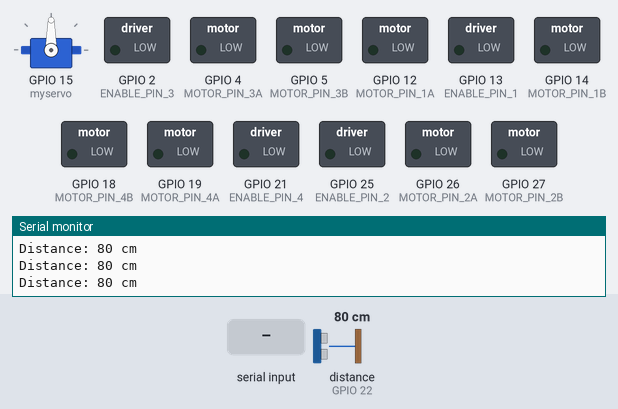
A sketch run on a simulated ESP32. Parts: servo, switched loads named in the sketch (green lamp = pin HIGH), the last lines printed to the serial monitor. Wiring (inferred from the names in the program): ultrasonic range finder: trigger GPIO 23; echo GPIO 22. The test bench sets the inputs (shaded band); at power-on: distance to the obstacle (sensor on GPIO 22) 80 cm. The echo pulse lasts 58.3 µs per cm; nothing arrives over Bluetooth unless stated; pins used as bus, display or sensor lines are not drawn.

Above: at 1.2 s.
1.3 s: "w" received over the second serial link
At 2.6 s:
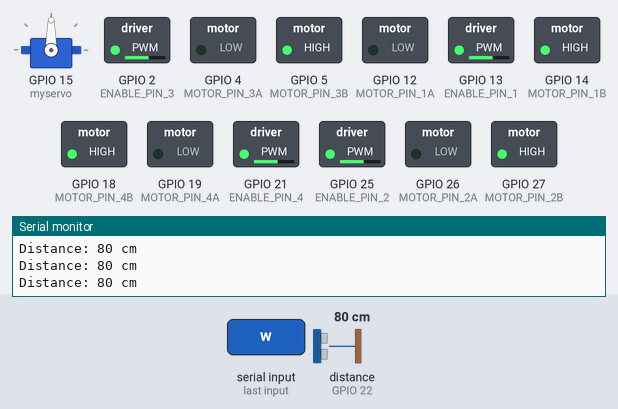
3.3 s: distance to the obstacle (sensor on GPIO 22) set to 22 cm
4.8 s: distance to the obstacle (sensor on GPIO 22) set to 17 cm
At 6.1 s:
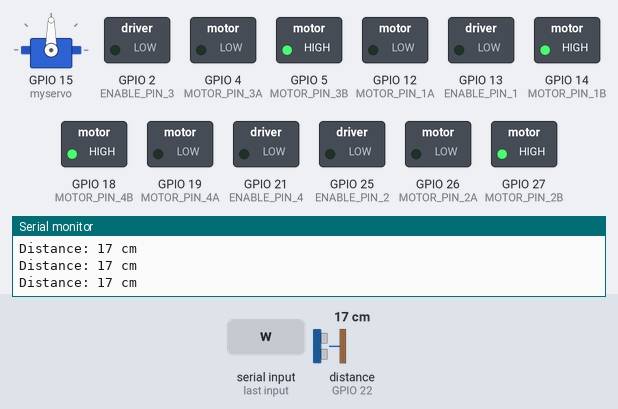
6.4 s: "s" received over the second serial link
At 7.8 s:
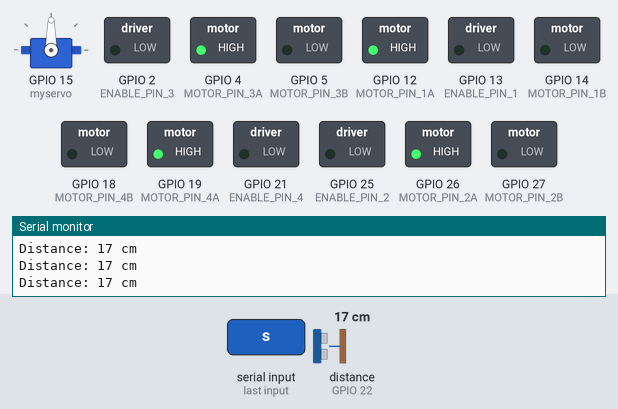
8.6 s: "a" received over the second serial link
At 10.4 s:
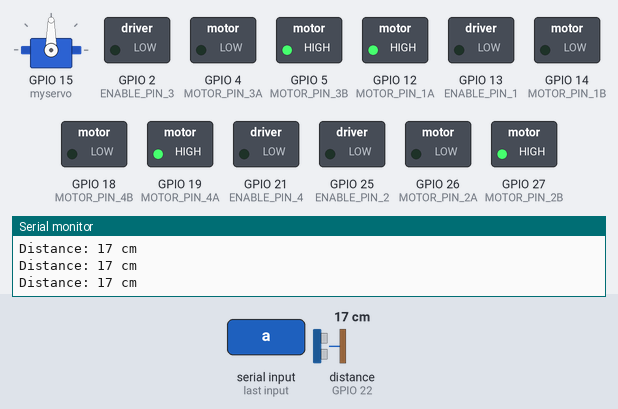
10.7 s: "d" received over the second serial link
At 11.8 s:
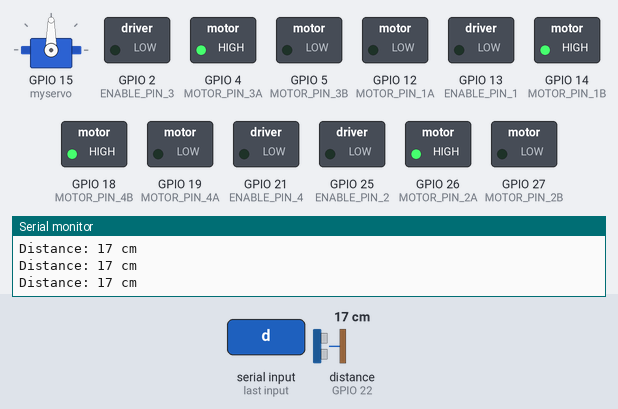
Timing chart, 0 to 13.7 s (numbered marks = the images above; inputs shaded):
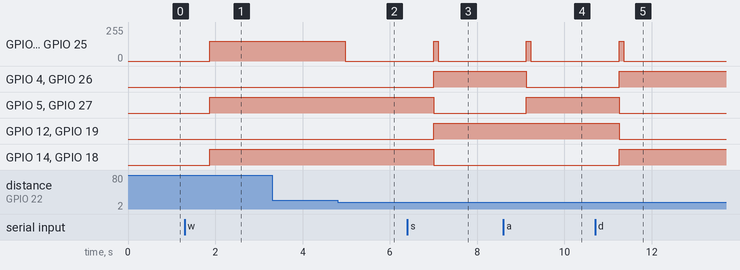

The sketch:

Robot.ino
```cpp
#include <Arduino.h>
#include <driver/ledc.h>
#include <Wire.h>
#include <ESP32Servo.h>
#include "BluetoothSerial.h"

BluetoothSerial BT;

//Servo y sensor
Servo myservo;

#define echoPin1 22
#define trigPin1 23

// Define motor pins
#define ENABLE_PIN_1 13
#define MOTOR_PIN_1A 12
#define MOTOR_PIN_1B 14

#define ENABLE_PIN_2 25
#define MOTOR_PIN_2A 26
#define MOTOR_PIN_2B 27

#define ENABLE_PIN_3 2
#define MOTOR_PIN_3A 4
#define MOTOR_PIN_3B 5

#define ENABLE_PIN_4 21
#define MOTOR_PIN_4A 19
#define MOTOR_PIN_4B 18

#define MAX_SPEED 190

#define LEDC_TIMER_FREQ 5000
#define LEDC_TIMER_RESOLUTION 8

// Define motor states
bool motorsRunning = false;

long duration, distance;

void setup() {
  //Sensor and Servo
  Serial.begin(115200);
  pinMode(trigPin1, OUTPUT);
  pinMode(echoPin1, INPUT);
  myservo.attach(15);

  // Set pins and initialize PWM
  pinMode(ENABLE_PIN_1, OUTPUT);
  pinMode(ENABLE_PIN_2, OUTPUT);
  pinMode(ENABLE_PIN_3, OUTPUT);
  pinMode(ENABLE_PIN_4, OUTPUT);
  pinMode(MOTOR_PIN_1A, OUTPUT);
  pinMode(MOTOR_PIN_1B, OUTPUT);
  pinMode(MOTOR_PIN_2A, OUTPUT);
  pinMode(MOTOR_PIN_2B, OUTPUT);
  pinMode(MOTOR_PIN_3A, OUTPUT);
  pinMode(MOTOR_PIN_3B, OUTPUT);
  pinMode(MOTOR_PIN_4A, OUTPUT);
  pinMode(MOTOR_PIN_4B, OUTPUT);

  // SET PWM
  ledcSetup(0, LEDC_TIMER_FREQ, LEDC_TIMER_RESOLUTION);
  ledcAttachPin(ENABLE_PIN_1, 0);
  ledcAttachPin(ENABLE_PIN_2, 0);
  ledcAttachPin(ENABLE_PIN_3, 0);
  ledcAttachPin(ENABLE_PIN_4, 0);

  // START MOTORS
  ledcWrite(0, 0);
  ledcWrite(1, 0);
  ledcWrite(2, 0);
  ledcWrite(3, 0);

  BT.begin("ESP32_Motor_Control");
}

void Forward(int SPD) {
  // MOTOR 1
  digitalWrite(MOTOR_PIN_1A, LOW);
  digitalWrite(MOTOR_PIN_1B, HIGH);
  ledcWrite(0, SPD);

  // MOTOR 2
  digitalWrite(MOTOR_PIN_2A, LOW);
  digitalWrite(MOTOR_PIN_2B, HIGH);
  ledcWrite(1, SPD);

  // MOTOR 3
  digitalWrite(MOTOR_PIN_3A, LOW);
  digitalWrite(MOTOR_PIN_3B, HIGH);
  ledcWrite(2, SPD);

  // MOTOR 4
  digitalWrite(MOTOR_PIN_4A, LOW);
  digitalWrite(MOTOR_PIN_4B, HIGH);
  ledcWrite(3, SPD);
}

void Backward(int SPD) {
  // MOTOR 1
  digitalWrite(MOTOR_PIN_1A, HIGH);
  digitalWrite(MOTOR_PIN_1B, LOW);
  ledcWrite(0, SPD);

  // MOTOR 2
  digitalWrite(MOTOR_PIN_2A, HIGH);
  digitalWrite(MOTOR_PIN_2B, LOW);
  ledcWrite(1, SPD);

  // MOTOR 3
  digitalWrite(MOTOR_PIN_3A, HIGH);
  digitalWrite(MOTOR_PIN_3B, LOW);
  ledcWrite(2, SPD);

  // MOTOR 4
  digitalWrite(MOTOR_PIN_4A, HIGH);
  digitalWrite(MOTOR_PIN_4B, LOW);
  ledcWrite(3, SPD);
}

void Right(int SPD) {
  // MOTOR 1
  digitalWrite(MOTOR_PIN_1A, LOW);
  digitalWrite(MOTOR_PIN_1B, HIGH);
  ledcWrite(0, SPD);

  // MOTOR 2
  digitalWrite(MOTOR_PIN_2A, HIGH);
  digitalWrite(MOTOR_PIN_2B, LOW);
  ledcWrite(1, SPD);

  // MOTOR 3
  digitalWrite(MOTOR_PIN_3A, HIGH);
  digitalWrite(MOTOR_PIN_3B, LOW);
  ledcWrite(2, SPD);

  // MOTOR 4
  digitalWrite(MOTOR_PIN_4A, LOW);
  digitalWrite(MOTOR_PIN_4B, HIGH);
  ledcWrite(3, SPD);
}

void Left(int SPD) {
  // MOTOR 1
  digitalWrite(MOTOR_PIN_1A, HIGH);
  digitalWrite(MOTOR_PIN_1B, LOW);
  ledcWrite(0, SPD);

  // MOTOR 2
  digitalWrite(MOTOR_PIN_2A, LOW);
  digitalWrite(MOTOR_PIN_2B, HIGH);
  ledcWrite(1, SPD);

  // MOTOR 3
  digitalWrite(MOTOR_PIN_3A, LOW);
  digitalWrite(MOTOR_PIN_3B, HIGH);
  ledcWrite(2, SPD);

  // MOTOR 4
  digitalWrite(MOTOR_PIN_4A, HIGH);
  digitalWrite(MOTOR_PIN_4B, LOW);
  ledcWrite(3, SPD);
}

void RotateR(int SPD) {
  // MOTOR 1
  digitalWrite(MOTOR_PIN_1A, LOW);
  digitalWrite(MOTOR_PIN_1B, HIGH);
  ledcWrite(0, SPD);

  // MOTOR 2
  digitalWrite(MOTOR_PIN_2A, HIGH);
  digitalWrite(MOTOR_PIN_2B, LOW);
  ledcWrite(1, SPD);

  // MOTOR 3
  digitalWrite(MOTOR_PIN_3A, LOW);
  digitalWrite(MOTOR_PIN_3B, HIGH);
  ledcWrite(2, SPD);

  // MOTOR 4
  digitalWrite(MOTOR_PIN_4A, HIGH);
  digitalWrite(MOTOR_PIN_4B, LOW);
  ledcWrite(3, SPD);
}
void Stop(){
  ledcWrite(0,0);
  ledcWrite(1,0);
  ledcWrite(2,0);
  ledcWrite(3,0);
}

void RotateL(int SPD) {
  // MOTOR 1
  digitalWrite(MOTOR_PIN_1A, HIGH);
  digitalWrite(MOTOR_PIN_1B, LOW);
  ledcWrite(0, SPD);

  // MOTOR 2
  digitalWrite(MOTOR_PIN_2A, LOW);
  digitalWrite(MOTOR_PIN_2B, HIGH);
  ledcWrite(1, SPD);

  // MOTOR 3
  digitalWrite(MOTOR_PIN_3A, HIGH);
  digitalWrite(MOTOR_PIN_3B, LOW);
  ledcWrite(2, SPD);

  // MOTOR 4
  digitalWrite(MOTOR_PIN_4A, LOW);
  digitalWrite(MOTOR_PIN_4B, HIGH);
  ledcWrite(3, SPD);
}

int pos = 0;
int object = 0;

void loop() {
  digitalWrite(trigPin1, LOW);
  delayMicroseconds(2);
  digitalWrite(trigPin1, HIGH);
  delayMicroseconds(10);
  digitalWrite(trigPin1, LOW);

  duration = pulseIn(echoPin1, HIGH);
  distance = duration / 58.2;

  Serial.print("Distance: ");
  Serial.print(distance);
  Serial.println(" cm");
  delay(100);

  if (distance < 20 && object == 0) {
    Stop();
    object = 1;
  }

  if (BT.available()) {
    char command = BT.read();
    switch (command) {
      case 'w':
        object = 0;
        Stop();
        delay(500);
        Forward(150);  // Cambié el valor de 255 a 50
        break;

      case 's':
        object = 0;
        Stop();
        delay(500);
        Backward(150);  // Cambié el valor de 255 a 50
        break;

      case 'a':
        object = 0;
        Stop();
        delay(500);
        Left(150);  // Cambié el valor de 255 a 50
        break;

      case 'd':
        object = 0;
        Stop();
        delay(500);
        Right(150);  // Cambié el valor de 255 a 50
        break;

      case 'x':
        Stop();
        break;

      case 'l':
        object = 0;
        Stop();
        delay(500);
        RotateL(150);  // Cambié el valor de 200 a 50
        break;

      case 'r':
        object = 0;
        Stop();
        delay(500);
        RotateR(150);  // Cambié el valor de 200 a 50
        break;
    }
  }
}
```

Measured:
- the behaviour switches between 20 and 19 cm on distance to the obstacle (sensor on GPIO 22) (found by bisection; images 1 and 2)
- after the input at 1.3 s, GPIO 2 (ENABLE_PIN_3), GPIO 13 (ENABLE_PIN_1), GPIO 21 (ENABLE_PIN_4), GPIO 25 (ENABLE_PIN_2): 0/255 → 149/255 after 0.57 s; GPIO 5 (MOTOR_PIN_3B), GPIO 14 (MOTOR_PIN_1B), GPIO 18 (MOTOR_PIN_4B), GPIO 27 (MOTOR_PIN_2B): LOW → HIGH after 0.57 s
- after the input at 4.8 s, GPIO 2 (ENABLE_PIN_3), GPIO 13 (ENABLE_PIN_1), GPIO 21 (ENABLE_PIN_4), GPIO 25 (ENABLE_PIN_2): 149/255 → 0/255 after 0.18 s
- after the input at 6.4 s, GPIO 2 (ENABLE_PIN_3): 0/255 → 149/255 after 0.60 s, → 0/255 0.10 s later; GPIO 4 (MOTOR_PIN_3A): LOW → HIGH after 0.60 s
- after the input at 8.6 s, GPIO 2 (ENABLE_PIN_3), GPIO 13 (ENABLE_PIN_1), GPIO 21 (ENABLE_PIN_4), GPIO 25 (ENABLE_PIN_2): 0/255 → 149/255 after 0.53 s, → 0/255 0.10 s later; GPIO 4 (MOTOR_PIN_3A), GPIO 26 (MOTOR_PIN_2A): HIGH → LOW after 0.53 s; GPIO 5 (MOTOR_PIN_3B), GPIO 27 (MOTOR_PIN_2B): LOW → HIGH after 0.53 s
- after the input at 10.7 s, GPIO 2 (ENABLE_PIN_3): 0/255 → 149/255 after 0.56 s, → 0/255 0.10 s later; GPIO 4 (MOTOR_PIN_3A): LOW → HIGH after 0.56 s
